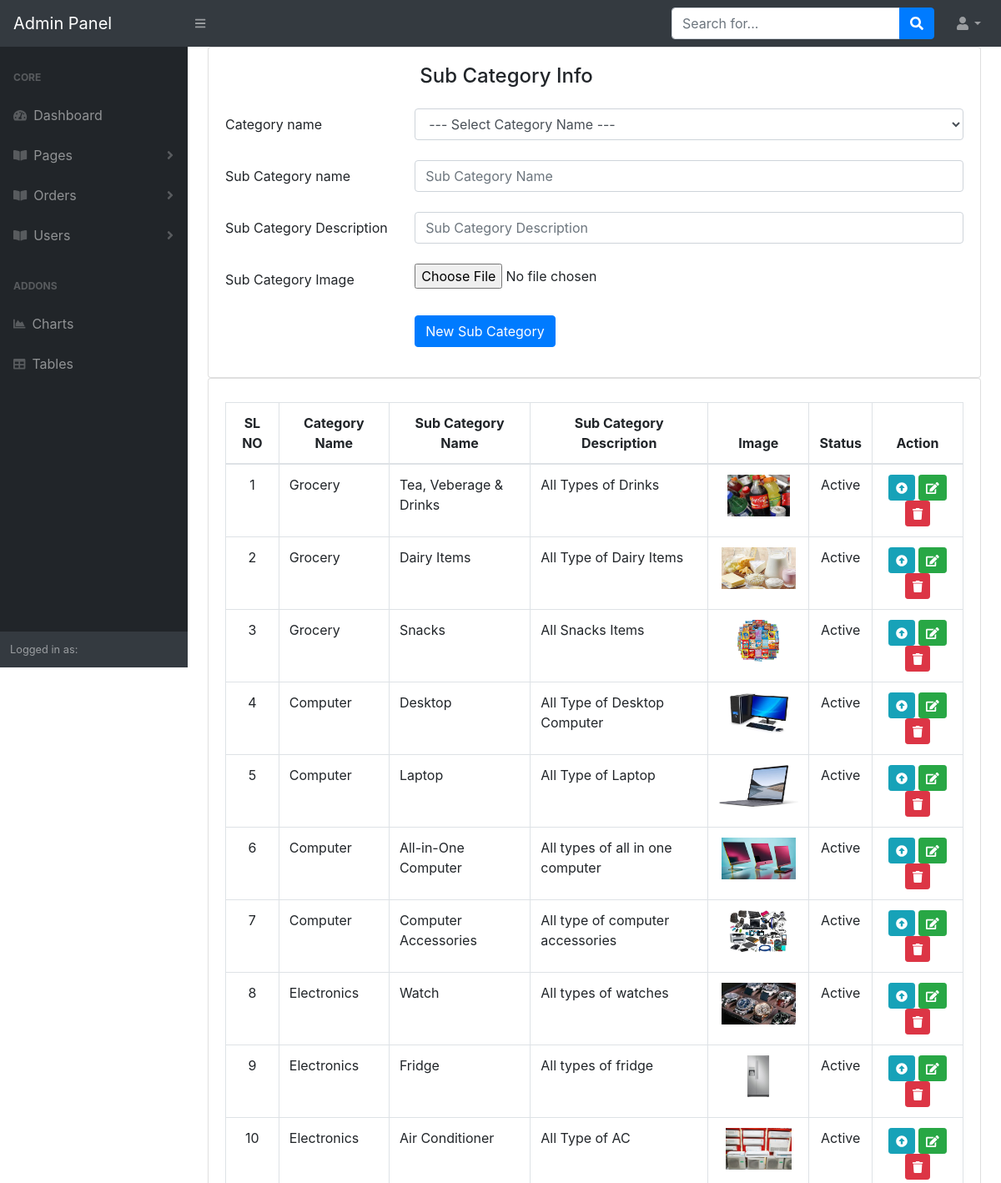
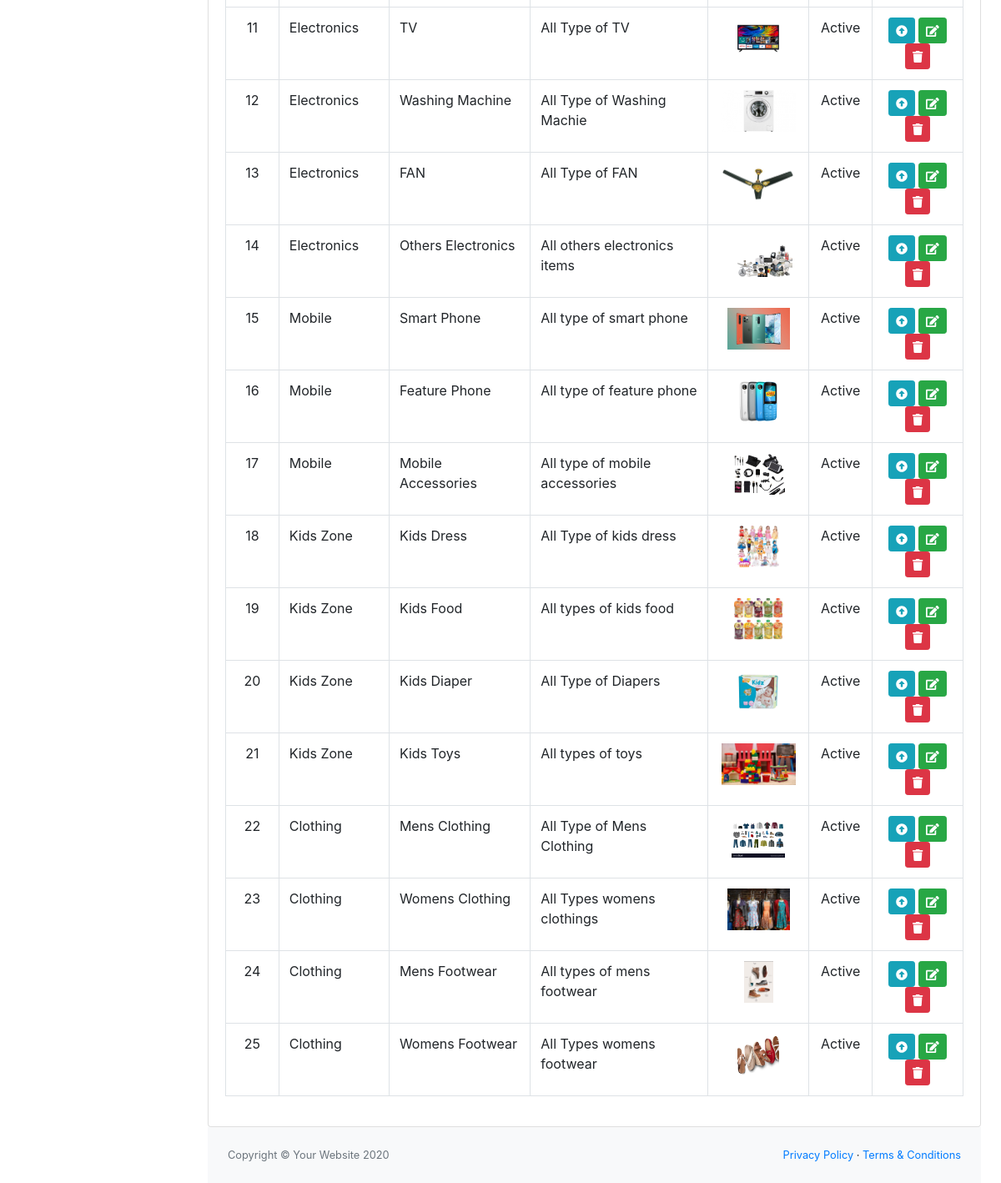
Screenshot of /admin/add-sub-category.php with the database file from the repository (2 pictures, top to bottom).
### tables this page shows
CREATE TABLE `sub_category` (
  `sub_category_id` int(11) NOT NULL,
  `category_id` int(11) NOT NULL,
  `sub_category_name` varchar(255) NOT NULL,
  `sub_category_description` varchar(255) NOT NULL,
  `sub_category_image` varchar(255) NOT NULL,
  `sub_category_is_active` tinyint(1) NOT NULL
);

CREATE TABLE `category` (
  `category_id` int(11) NOT NULL,
  `category_name` varchar(255) NOT NULL,
  `category_description` varchar(255) NOT NULL,
  `category_image` varchar(255) NOT NULL,
  `category_is_active` tinyint(1) NOT NULL DEFAULT 0
);

### app/classes/SubCategory.php (called while the page is built, shortened)
<?php
class SubCategory
{
    public function allSubCategory(){
        $link = Database::db_connect();
        $sql = "SELECT * FROM sub_category LEFT JOIN category ON (sub_category.category_id)=(category.category_id) ORDER BY category.category_id";
        if (mysqli_query($link, $sql)) {
            return mysqli_query($link,$sql);
        } else {
            die('Sub Category Query Problem ' . mysqli_error($link));
        }
    }
}

### admin/add-sub-category.php (the view, shortened to what this page needs)
<?php
include 'header_admin.php';
$subCategory = new SubCategory();
$subCategory = $subCategory->allSubCategory();
?>
<div id="layoutSidenav_content">
    <main>
        <div class="container-fluid">
            <div class="row">
                <div class="col-lg-12">
                    <div class="card">
                        <div class="card-body">
                            <h4 class="card-title mb-4 col-sm-9 offset-sm-3">Sub Category Info</h4>
                            <form action="" method="POST" enctype="multipart/form-data">
                                <div class="form-group row mb-4">
                                    <label for="category_name" class="col-sm-3 col-form-label">Category name</label>
                                    <div class="col-sm-9">
                                        <select id="category_name" class="form-control" name="category_id">
                                            <option disabled selected> --- Select Category Name ---</option>
                                        </select>
                                    </div>
                                </div>
                                <div class="form-group row mb-4">
                                    <label for="horizontal-firstname-input" class="col-sm-3 col-form-label">Sub Category
                                        name</label>
                                    <div class="col-sm-9">
                                        <input type="text" name="sub_category_name" class="form-control" id="horizontal-firstname-input" placeholder="Sub Category Name"/>
                                    </div>
                                </div>
                                <div class="form-group row mb-4">
                                    <label for="sub_category_description" class="col-sm-3 col-form-label">Sub Category
                                        Description</label>
                                    <div class="col-sm-9">
                                        <input type="text" id="sub_category_description" name="sub_category_description" class="form-control"  placeholder="Sub Category Description"/>
                                    </div>
                                </div>
                                <div class="form-group row mb-4">
                                    <label for="sub_category_image" class="col-sm-3 col-form-label">Sub Category
                                        Image</label>
                                    <div class="col-sm-9">
                                        <input type="file" name="sub_category_image" class="form-control-file" id="sub_category_image"/>
                                    </div>
                                </div>
                                <div class="form-group row justify-content-end">
                                    <div class="col-sm-9">
                                        <div>
                                            <button type="submit" name="submit" class="btn btn-primary w-md">New Sub Category</button>
                                        </div>
                                    </div>
                                </div>
                            </form>
                        </div>
                    </div>
                </div>
            </div>
            <div class="row">
                <div class="col-12">
                    <div class="card">
                        <div class="card-body">
                            <table id="category-datatable" class="table table-bordered dt-responsive nowrap"
                                   style="border-collapse: collapse; border-spacing: 0; width: 100%;">
                                <thead class="text-center">
                                <tr>
                                    <th>SL NO</th>
                                    <th>Category Name</th>
                                    <th>Sub Category Name</th>
                                    <th>Sub Category Description</th>
                                    <th>Image</th>
                                    <th>Status</th>
                                    <th>Action</th>
                                </tr>
                                </thead>
                                <tbody>
                                <?php if (mysqli_num_rows($subCategory)>0) {
                                    $ser_no = 0;
                                    while ($allSubCategoryInfo = mysqli_fetch_assoc($subCategory)){
                                        $ser_no += 1;
                                        ?>
                                        <tr>
                                            <td class="text-center"><?php echo $ser_no ?></td>
                                            <td><?php echo $allSubCategoryInfo['category_name']; ?></td>
                                            <td><?php echo $allSubCategoryInfo['sub_category_name']; ?></td>
                                            <td><?php echo $allSubCategoryInfo['sub_category_description']; ?></td>
                                            <td class="text-center"><img src="<?php echo $allSubCategoryInfo['sub_category_image']; ?>" id="" alt="" height="50"/></td>
                                            <td class="text-center"><?php if  ($allSubCategoryInfo['sub_category_is_active']==1) { echo 'Active'; } else { echo 'Inactive';} ?></td>
                                            <td class="text-center">
                                                <?php if  ($allSubCategoryInfo['sub_category_is_active']==1) { ?>
                                                    <a href="?status=unpublish&&id=<?php echo $allSubCategoryInfo['sub_category_id']; ?>" class="btn btn-sm btn-info sub-category-status"
                                                       id="" title="Published Sub Category">
                                                        <i id="" class="fas fa-arrow-alt-circle-up"></i>
                                                    </a>
                                                <?php } ?>
                                                <a href="" class="btn btn-sm btn-success edition"
                                                   id="" title="Edit Category" data-toggle="modal" data-id="<?php echo $allSubCategoryInfo['category_id']; ?>" data-target="#editModel">
                                                    <i class="fas fa-edit"></i>
                                                </a>
                                                <a href="?status=delete&&id=<?php echo $allSubCategoryInfo['sub_category_id']; ?>" class="btn btn-sm btn-danger delete-sub-category"
                                                   id="" title="Delete Sub Category">
                                                    <i class="fas fa-trash"></i>
                                                </a>
                                            </td>
                                        </tr>
                                    <?php } } ?>
                                </tbody>
                            </table>
                        </div>
                    </div>
                </div>
            </div>
            <?php
            include 'footer_admin.php';
            ?>

### rows the page displays
sub_category: category.category_name "Grocery", sub_category_name "Tea, Veberage & Drinks", sub_category_description "All Types of Drinks", sub_category_image (picture), sub_category_is_active "Active"
sub_category: category.category_name "Grocery", sub_category_name "Dairy Items", sub_category_description "All Type of Dairy Items", sub_category_image (picture), sub_category_is_active "Active"
sub_category: category.category_name "Grocery", sub_category_name "Snacks", sub_category_description "All Snacks Items", sub_category_image (picture), sub_category_is_active "Active"
sub_category: category.category_name "Computer", sub_category_name "Desktop", sub_category_description "All Type of Desktop Computer", sub_category_image (picture), sub_category_is_active "Active"
sub_category: category.category_name "Computer", sub_category_name "Laptop", sub_category_description "All Type of Laptop", sub_category_image (picture), sub_category_is_active "Active"
sub_category: category.category_name "Computer", sub_category_name "All-in-One Computer", sub_category_description "All types of all in one computer", sub_category_image (picture), sub_category_is_active "Active"
sub_category: category.category_name "Computer", sub_category_name "Computer Accessories", sub_category_description "All type of computer accessories", sub_category_image (picture), sub_category_is_active "Active"
sub_category: category.category_name "Electronics", sub_category_name "Watch", sub_category_description "All types of watches", sub_category_image (picture), sub_category_is_active "Active"
sub_category: category.category_name "Electronics", sub_category_name "Fridge", sub_category_description "All types of fridge", sub_category_image (picture), sub_category_is_active "Active"
sub_category: category.category_name "Electronics", sub_category_name "Air Conditioner", sub_category_description "All Type of AC", sub_category_image (picture), sub_category_is_active "Active"
sub_category: category.category_name "Electronics", sub_category_name "TV", sub_category_description "All Type of TV", sub_category_image (picture), sub_category_is_active "Active"
sub_category: category.category_name "Electronics", sub_category_name "Washing Machine", sub_category_description "All Type of Washing Machie", sub_category_image (picture), sub_category_is_active "Active"
sub_category: category.category_name "Electronics", sub_category_name "FAN", sub_category_description "All Type of FAN", sub_category_image (picture), sub_category_is_active "Active"
sub_category: category.category_name "Electronics", sub_category_name "Others Electronics", sub_category_description "All others electronics items", sub_category_image (picture), sub_category_is_active "Active"
sub_category: category.category_name "Mobile", sub_category_name "Smart Phone", sub_category_description "All type of smart phone", sub_category_image (picture), sub_category_is_active "Active"
sub_category: category.category_name "Mobile", sub_category_name "Feature Phone", sub_category_description "All type of feature phone", sub_category_image (picture), sub_category_is_active "Active"
sub_category: category.category_name "Mobile", sub_category_name "Mobile Accessories", sub_category_description "All type of mobile accessories", sub_category_image (picture), sub_category_is_active "Active"
sub_category: category.category_name "Kids Zone", sub_category_name "Kids Dress", sub_category_description "All Type of kids dress", sub_category_image (picture), sub_category_is_active "Active"
sub_category: category.category_name "Kids Zone", sub_category_name "Kids Food", sub_category_description "All types of kids food", sub_category_image (picture), sub_category_is_active "Active"
sub_category: category.category_name "Kids Zone", sub_category_name "Kids Diaper", sub_category_description "All Type of Diapers", sub_category_image (picture), sub_category_is_active "Active"
sub_category: category.category_name "Kids Zone", sub_category_name "Kids Toys", sub_category_description "All types of toys", sub_category_image (picture), sub_category_is_active "Active"
sub_category: category.category_name "Clothing", sub_category_name "Mens Clothing", sub_category_description "All Type of Mens Clothing", sub_category_image (picture), sub_category_is_active "Active"
sub_category: category.category_name "Clothing", sub_category_name "Womens Clothing", sub_category_description "All Types womens clothings", sub_category_image (picture), sub_category_is_active "Active"
sub_category: category.category_name "Clothing", sub_category_name "Mens Footwear", sub_category_description "All types of mens footwear", sub_category_image (picture), sub_category_is_active "Active"
sub_category: category.category_name "Clothing", sub_category_name "Womens Footwear", sub_category_description "All Types womens footwear", sub_category_image (picture), sub_category_is_active "Active"
